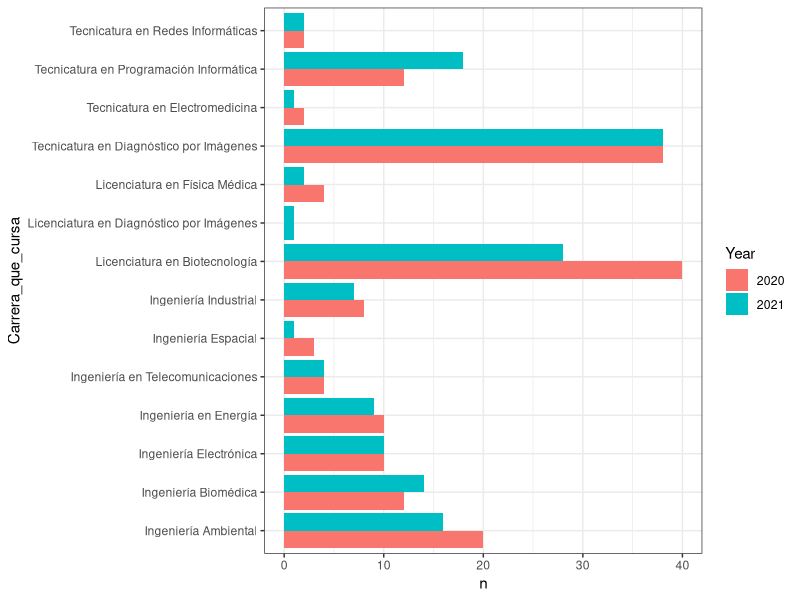
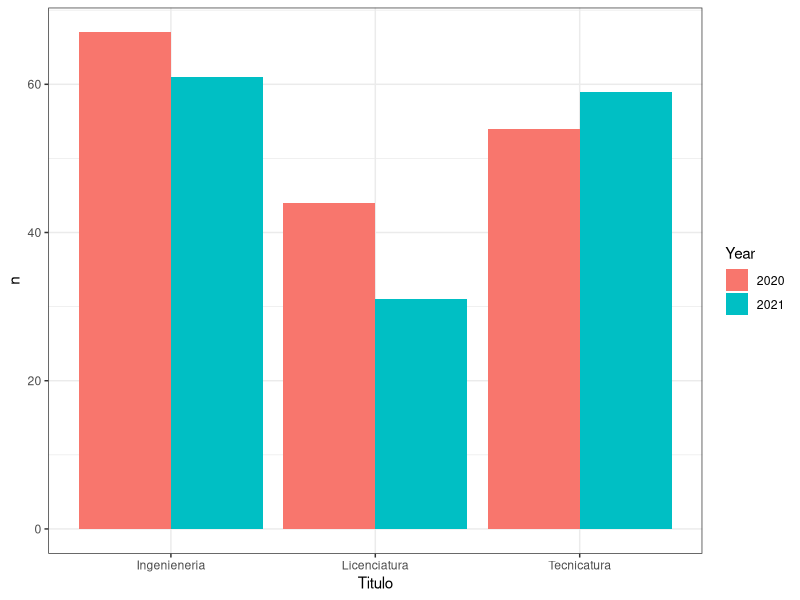

Here is the R script that generated these plots, in order:
## ---- chunk 1
#| include: false

knitr::opts_chunk$set(
  #echo=FALSE
  )
library(tidyverse)
library(readxl)
library(ggthemes)
theme_set(theme_bw())

my_data <- readxl::read_excel(here::here("data","becarios-2020.xlsx") )
my_data$Year <- "2020"

my_data2 <- readxl::read_excel(here::here("data","becarios-2021.xlsx"))
my_data2$Year <- "2021"
my_data <- bind_rows(my_data,my_data2)

## ---- chunk 2
my_data %>% 
  group_by(Carrera_que_cursa) %>% 
  count() %>% 
  knitr::kable()
## ---- chunk 3
my_data %>% 
  group_by(Carrera_que_cursa,Year) %>% 
  count() %>% 
  ggplot(aes(x=Carrera_que_cursa,y=n,fill=Year)) +
  geom_col(position = "dodge") +
  coord_flip()
## ---- chunk 4
library(stringr)
my_data <- my_data %>% 
  mutate(
    Titulo = case_when(
      str_detect(Carrera_que_cursa,"Tecnic") ~ "Tecnicatura",
      str_detect(Carrera_que_cursa,"Licen") ~ "Licenciatura",
      str_detect(Carrera_que_cursa,"Ingen") ~ "Ingenieneria"
    )
  )

## ---- chunk 5
my_data %>% 
  group_by(Titulo,Year) %>% 
  count() %>% 
  ggplot(aes(x=Titulo,y=n,fill=Year)) +
  geom_col(position = "dodge")
## ---- chunk 6
my_data %>% 
  group_by(Nacionalidad) %>% 
  count(sort = TRUE) %>% 
  knitr::kable()
## ---- chunk 7
my_model <- try(
  lm(Horas_semanales_destinadas_a_estudiar~Cuantos_cuatrimestres_le_llevo_aprobar_el_CPU, data=my_data)
)
## ---- chunk 8
my_data %>% 
 pull(Horas_semanales_destinadas_a_estudiar) %>% 
  unique()
## ---- chunk 9
my_data <- my_data %>% 
  mutate(Tiempo_de_estudio = case_when(
    Horas_semanales_destinadas_a_estudiar ==  "Menos de 10 horas" ~10,
    Horas_semanales_destinadas_a_estudiar ==  "Entre 10 y 20 horas"  ~15,
    Horas_semanales_destinadas_a_estudiar ==  "Más de 20 horas" ~20
    
  ))
## ---- chunk 10
my_data %>% 
 pull(Horas_semanales_de_trabajo) %>% 
  unique()
## ---- chunk 11
sum(my_data$Horas_semanales_de_trabajo=="Entre 20 y 30 horas, 40 horas o más",na.rm = TRUE)
## ---- chunk 12
my_data <- my_data %>% 
  mutate(Tiempo_de_trabajo = 
           case_when(
             Horas_semanales_de_trabajo == "Menos de 10 horas" ~ 10,
             Horas_semanales_de_trabajo == "Entre 10 y 20 horas" ~ 15,
             Horas_semanales_de_trabajo == "Entre 20 y 30 horas" ~ 35,
             Horas_semanales_de_trabajo == "40 horas o más"  ~ 40,
           ))
## ---- chunk 13
cor.test(my_data$Tiempo_de_trabajo,my_data$Tiempo_de_estudio,use = "complete")
## ---- chunk 14
my_model <- lm(Tiempo_de_trabajo ~ Tiempo_de_estudio, data = my_data )
## ---- chunk 15
summary(my_model)
